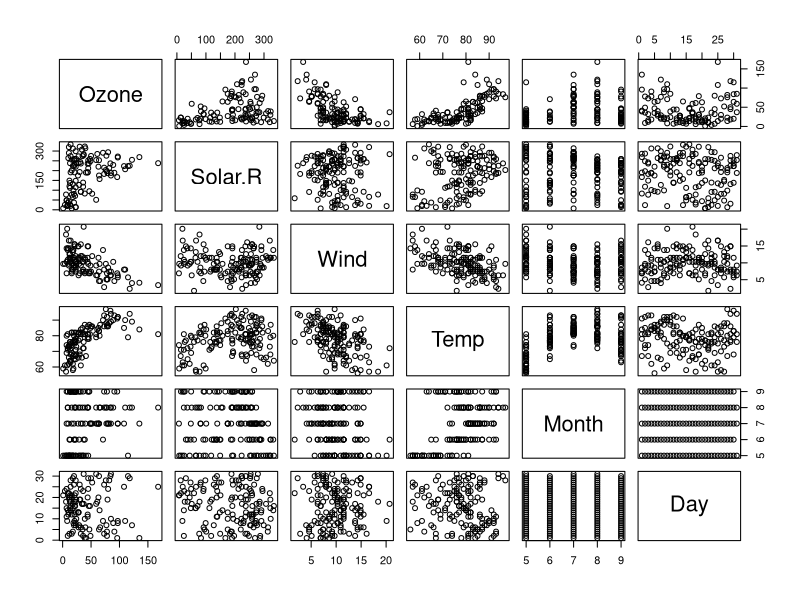
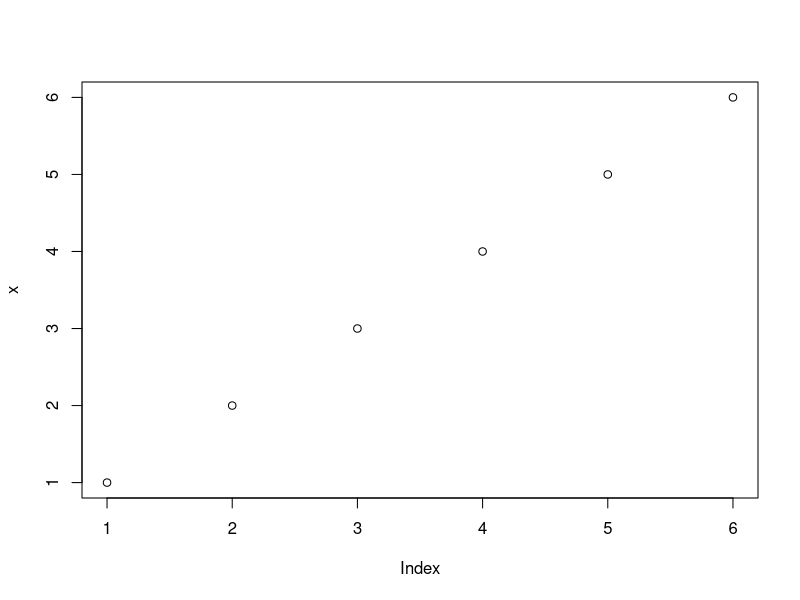

These charts were generated, in order, by the following R code:
x<- c(1,2,3,4,5,6)
mean(x)
datos <- airquality
plot(datos)
plot(x)
vector_num = c(1,2,3,4,5,6)
vector_logico = c(TRUE,FALSE,TRUE)
